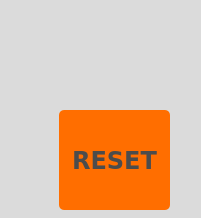
<?xml version="1.0" encoding="UTF-8"?>
<ui version="4.0">
 <class>FormResetGrnCounter</class>
 <widget class="QWidget" name="FormResetGrnCounter">
  <property name="geometry">
   <rect>
    <x>0</x>
    <y>0</y>
    <width>201</width>
    <height>218</height>
   </rect>
  </property>
  <property name="windowTitle">
   <string>Form</string>
  </property>
  <property name="windowOpacity">
   <double>1.000000000000000</double>
  </property>
  <property name="autoFillBackground">
   <bool>false</bool>
  </property>
  <property name="styleSheet">
   <string notr="true">background-color: rgba(200,200,200,100);</string>
  </property>
  <widget class="QPushButton" name="btnP1">
   <property name="geometry">
    <rect>
     <x>59</x>
     <y>110</y>
     <width>111</width>
     <height>100</height>
    </rect>
   </property>
   <property name="font">
    <font>
     <family>DejaVu Sans</family>
     <pointsize>18</pointsize>
     <weight>75</weight>
     <bold>true</bold>
    </font>
   </property>
   <property name="styleSheet">
    <string notr="true">background-color:#FF6E00;
color:#4C4C4C;
border-radius:5px;</string>
   </property>
   <property name="text">
    <string>RESET</string>
   </property>
  </widget>
 </widget>
 <resources/>
 <connections/>
</ui>
